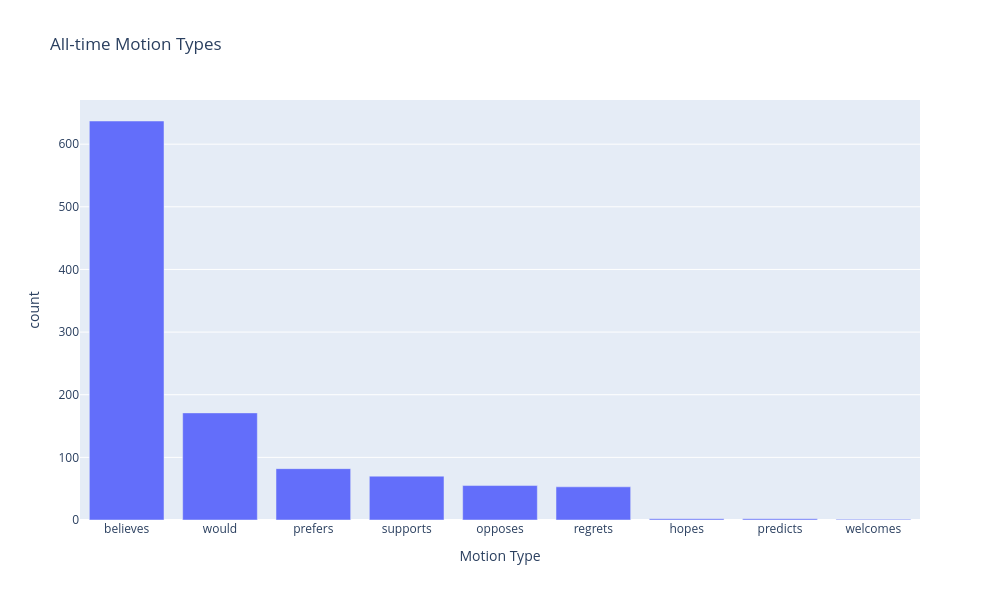

Notebook code for this chart:
### Markdown cell above
### All-time motion types

### Code cell
year_counts = df.value_counts('Motion Type')
print(year_counts)

px.bar(
    year_counts, 
    y='count', 
    title='All-time Motion Types',
    labels={'Motion Type': 'Motion Type'},
    height=600,
    width=1000
).show()

### Figure 1 — Plotly figure (JSON) as saved in the notebook; plotly's stock layout.template omitted (floating-point values rounded to 4 significant figures)
{"data": [{"hovertemplate": "Motion Type=%{x}<br>count=%{y}<extra></extra>", "legendgroup": "", "marker": {"color": "#636efa", "pattern": {"shape": ""}}, "name": "", "orientation": "v", "showlegend": false, "textposition": "auto", "type": "bar", "x": ["believes", "would", "prefers", "supports", "opposes", "regrets", "hopes", "predicts", "welcomes"], "xaxis": "x", "y": [637, 171, 82, 70, 55, 53, 2, 2, 1], "yaxis": "y"}], "layout": {"barmode": "relative", "height": 600, "legend": {"tracegroupgap": 0}, "title": {"text": "All-time Motion Types"}, "width": 1000, "xaxis": {"anchor": "y", "domain": [0, 1], "title": {"text": "Motion Type"}}, "yaxis": {"anchor": "x", "domain": [0, 1], "title": {"text": "count"}}}}
